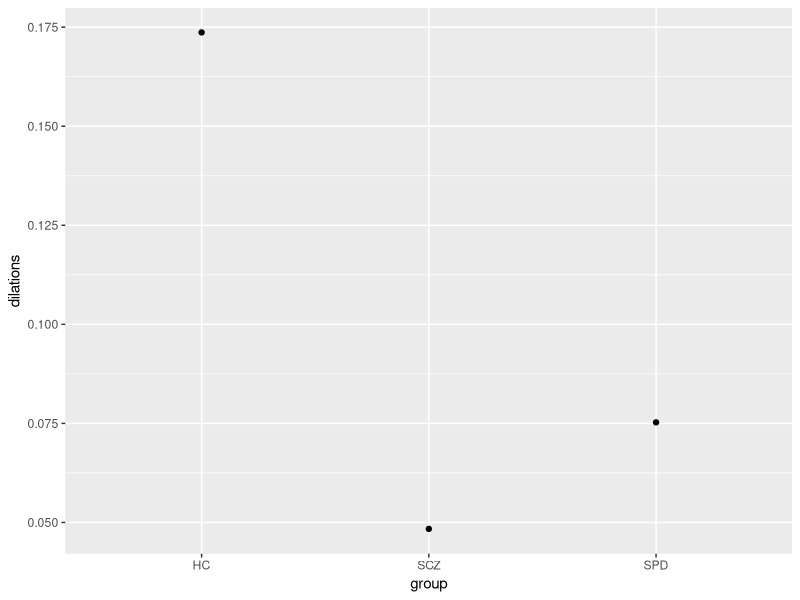
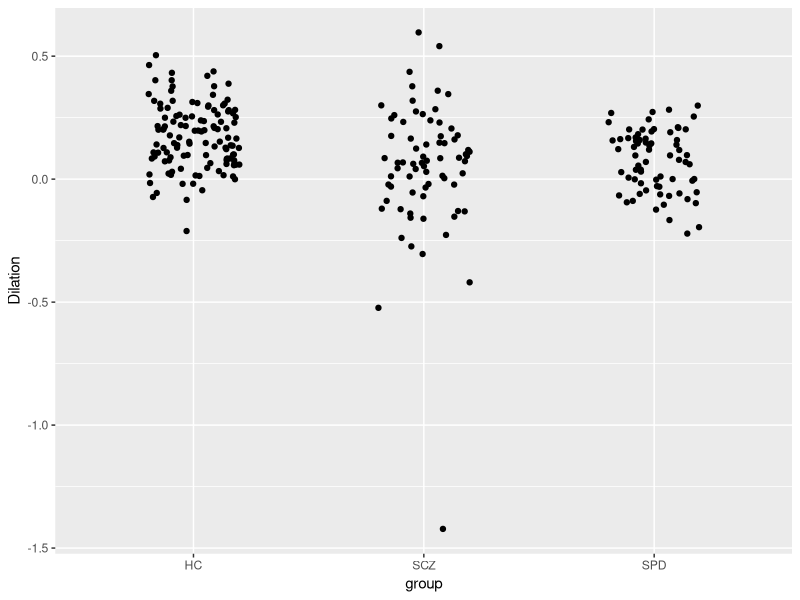
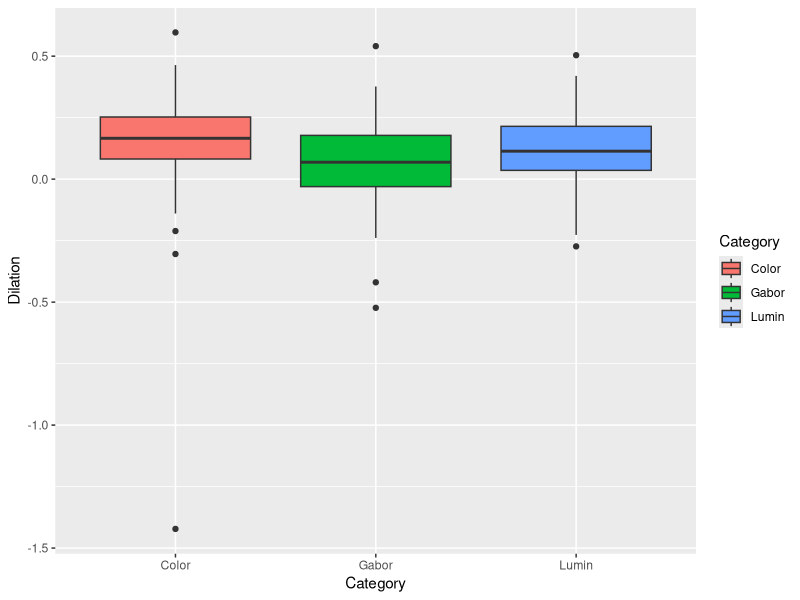
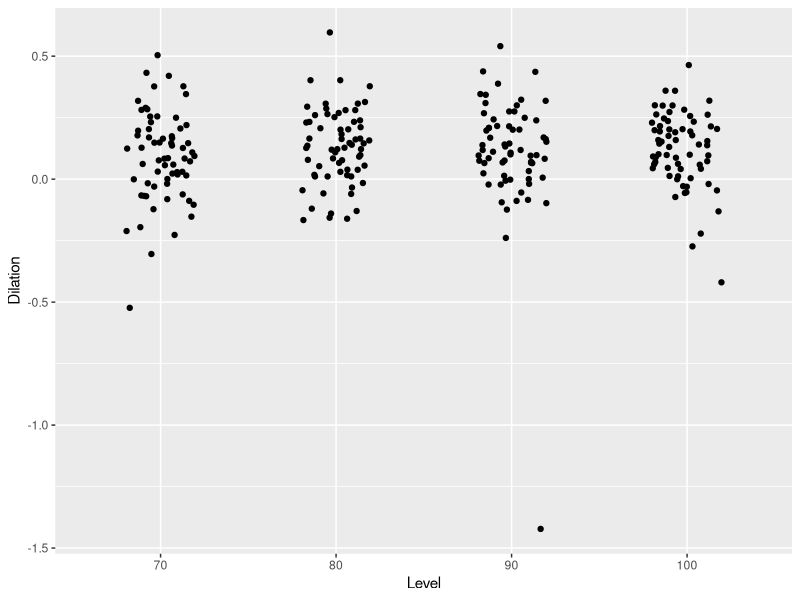
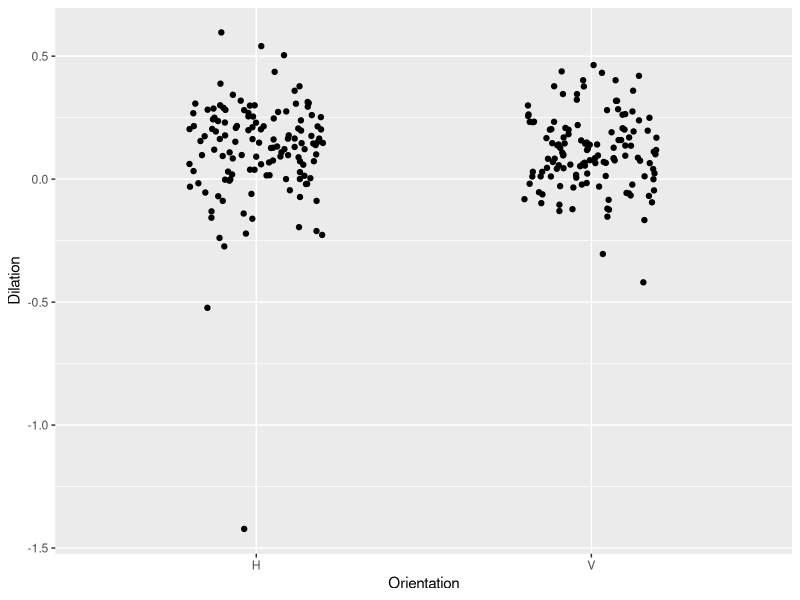
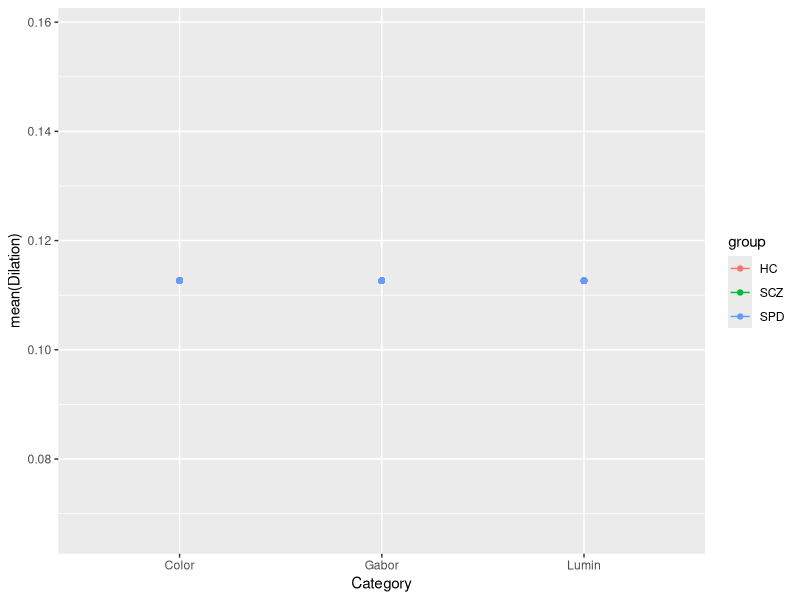

Recreate these plots in R, in order.
## ---- chunk 1
knitr::opts_chunk$set(echo = TRUE)
## ---- chunk 2
library(tidyverse)
library(dplyr)
library(ggplot2)
patient_data = read_csv("pupil_dilation_patient.csv")
head(patient_data)

patient_data$Category = as.factor(patient_data$Category)
patient_data$Level = as.factor(patient_data$Level)
patient_data$Orientation = as.factor(patient_data$Orientation)
patient_data$group = as.factor(patient_data$group)
## ---- chunk 3

patient_data_group = patient_data %>%
  group_by(group) %>%
  summarize_at(vars(Dilation), list(dilations = mean))

plot_RT = ggplot(patient_data_group, aes(x = group, y = dilations)) +
  geom_line(aes(group = dilations)) +
  geom_point(aes(group = group))
plot_RT

patient_data$group = as.factor(patient_data$group)
patient_data_scz = patient_data %>% mutate(group = relevel(group, ref = "SCZ"))

# control as reference
lm_group = lm(Dilation ~ group, patient_data)
summary(lm_group)

# SCZ as reference
lm_group_scz = lm(Dilation ~ group, patient_data_scz)
summary(lm_group_scz)

# Plot
group_plot = ggplot(data = patient_data, aes(x = group, y = Dilation)) +
  geom_jitter ( height = 0, width = 0.2) +
  stat_summary(fun.data = mean_cl_boot, aes(color = group))

group_plot

## ---- chunk 4
lm_category  = lm(Dilation ~ Category, patient_data)
summary(lm_category)

category_plot = ggplot(data = patient_data, aes(x = Category, y = Dilation, fill = Category)) +
  geom_boxplot()

category_plot
## ---- chunk 5
lm_level  = lm(Dilation ~ Level, patient_data)
summary(lm_level)

level_plot = ggplot(data = patient_data, aes(x = Level, y = Dilation)) +
  geom_jitter ( height = 0, width = 0.2) +
  stat_summary(fun.data = mean_cl_boot, aes(color = Level, geom = 'line'))
  

level_plot 
## ---- chunk 6
lm_orientation  = lm(Dilation ~ Orientation, patient_data)
summary(lm_orientation)

orientation_plot = ggplot(data = patient_data, aes(x = Orientation, y = Dilation)) +
  geom_jitter (height = 0, width = 0.2) +
  stat_summary(fun.data = mean_cl_boot, aes(color = Orientation))

orientation_plot
## ---- chunk 7
lm_grp_cat = lm(Dilation ~ group*Category, patient_data)
summary(lm_grp_cat)

df_grp_cat = patient_data %>%
  group_by(group, Category) %>%
  summarize_at(vars(Dilation), list(Dilation_mean = mean))
  
plot_grp_cat = ggplot(patient_data, aes(x = Category, y = mean(Dilation))) +
  geom_line(aes(color = group)) +
  geom_point(aes(color = group))
plot_grp_cat
